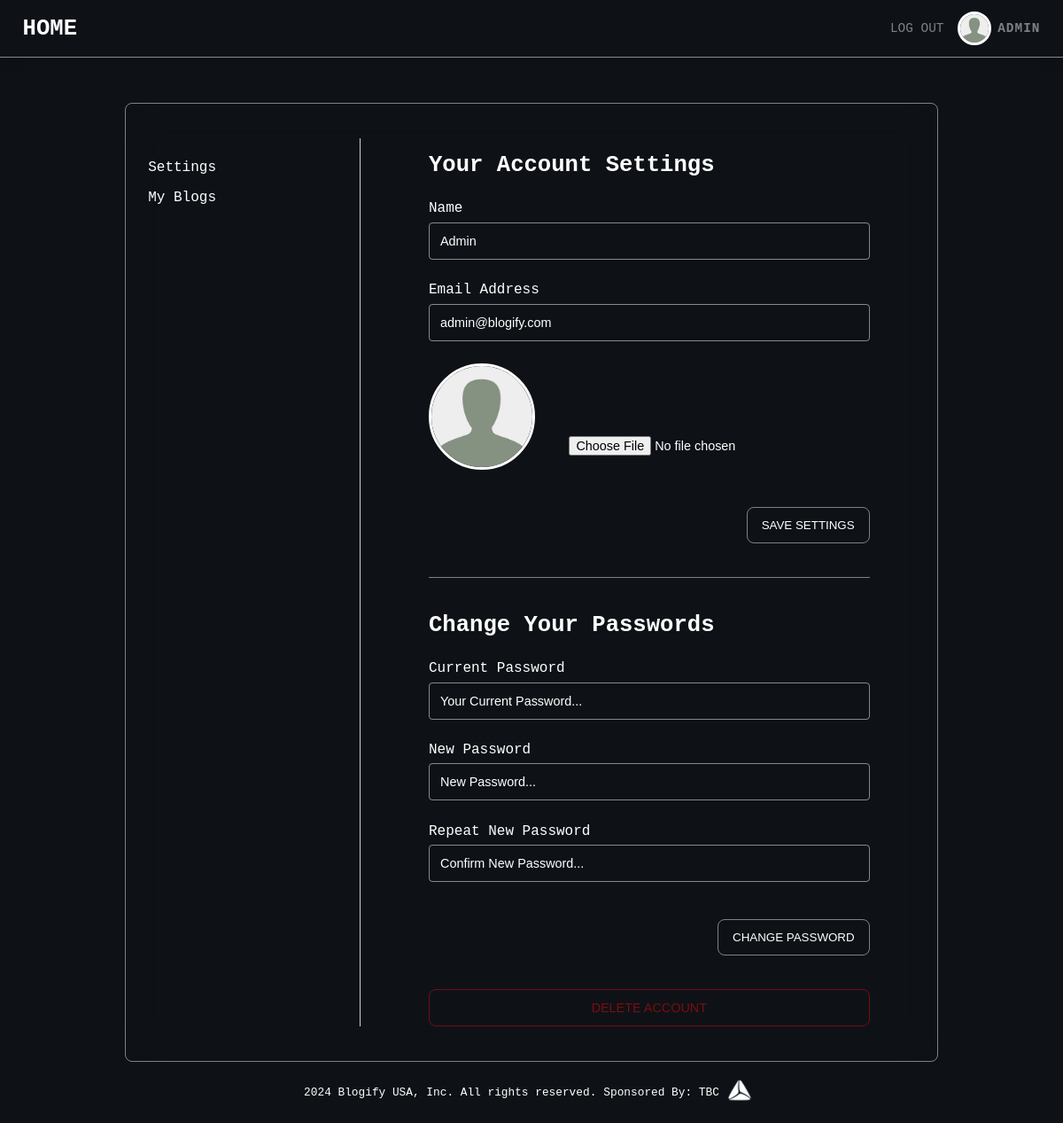
The app's page /me (signed in), older data.
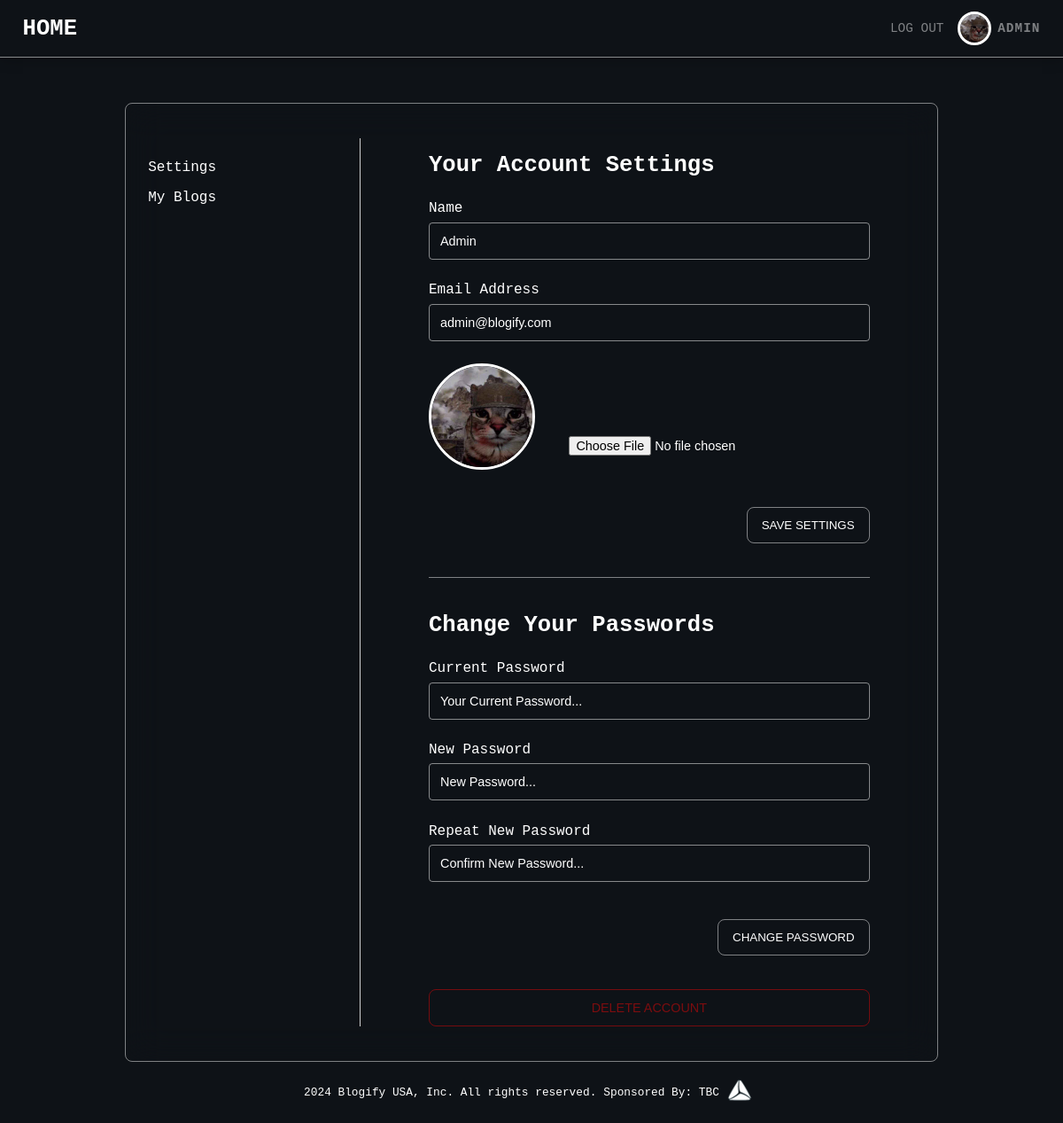
The same page, newer data.
### models.py (models this page shows, shortened)
class User(db.Model, UserMixin):
    id = db.Column(db.Integer, primary_key=True)
    name = db.Column(db.String, nullable=False)
    email = db.Column(db.String, nullable=False, unique=True)
    password = db.Column(db.String, nullable=False)
    image = db.Column(db.String, nullable=False)
    role = db.Column(db.String, nullable=False, default="user")

### routes.py (the view)
@app.route("/me")
@login_required
def renderUser():
    update_form = UpdateUserForm()
    password_form = ChangePasswordForm()
    return render_template(
        "profile.html",
        title="Profile",
        form1=update_form,
        form2=password_form,
    )

### forms.py (shortened to what this page needs)
class UpdateUserForm(FlaskForm):
    name = StringField("Updated Name")
    email = EmailField("Updated Email")
    image = FileField(
        "Update Image", validators=[FileAllowed(["jpg", "png", "jpeg", "webp"])]
    )
    submit = SubmitField("SAVE SETTINGS")

class ChangePasswordForm(FlaskForm):
    current_password = PasswordField(
        "Your Current Password...",
        validators=[DataRequired("Current Password is necessary to change password!")],
    )
    new_password = PasswordField(
        "New Password...",
        validators=[DataRequired("New Password is necessary to change password!")],
    )
    confirm_password = PasswordField(
        "Confirm New Password...",
        validators=[
            DataRequired("Confirming the Password is necessary to change password!"),
            EqualTo("new_password", "Passwords are not the same!"),
        ],
    )
    submit = SubmitField("CHANGE PASSWORD")

### models.py (called while the page is built)
@login_manager.user_loader
def load_user(user_id):
    return User.query.get(user_id)

### templates/profile.html (shortened to what this page needs)
{% extends "base.html" %} {% block content %}
<main class="profile">
	<div class="profile__container">
		<aside class="profile__sidebar">
			<p class="profile__link">
				<a href="#">Settings</a>
			</p>
			<p class="profile__link">
				<a href="/my_blogs">My Blogs</a>
			</p>
		</aside>
		<section class="profile__content">
			<div class="profile__account">
				<h2 class="heading-secondary profile__heading">Your Account Settings</h2>
				<form
					class="profile__form profile__form-update"
					method="POST"
					action="/user/update_me"
					enctype="multipart/form-data"
				>
					<div class="profile__form-box">
						<label class="profile__form-name" for="name">Name</label>
						{{form1.name(class="profile__form-field", value=current_user.name)}}
					</div>
					<div class="profile__form-box">
						<label class="profile__form-name" for="email">Email Address</label>
						{{form1.email(class="profile__form-field", value=current_user.email )}}
					</div>
					<div class="profile__form-container">
						<div class="profile__form-image">
							<img
								src="/static/images/users/{{current_user.image}}"
								alt="Profile Picture of the User"
								class="profile__image"
							/>
						</div>
						{{form1.image(class="profile__form-picture")}}
					</div>
					{{form1.submit(class="profile__save btn--save")}}
				</form>
			</div>
			<div class="profile__change-password">
				<h2 class="heading-secondary profile__heading">Change Your Passwords</h2>
				<form class="profile__form profile__form-password" method="POST" action="/user/change_password">
					<div class="profile__form-box">
						<label class="profile__form-name" for="password">Current Password</label>
						{{form2.current_password(class="profile__form-field",
						placeholder=form2.current_password.label.text ) }}
					</div>
					<div class="profile__form-box">
						<label class="profile__form-name" for="new-password">New Password</label>
						{{form2.new_password(class="profile__form-field", placeholder=form2.new_password.label.text ) }}
					</div>
					<div class="profile__form-box">
						<label class="profile__form-name" for="new-password-confirm">Repeat New Password</label>
						{{form2.confirm_password(class="profile__form-field",
						placeholder=form2.confirm_password.label.text ) }}
					</div>
					{{form2.submit(class="profile__save btn--save")}}
				</form>
			</div>
			<button class="btn btn--delete-acc">
				<a href="/user/delete_me">DELETE ACCOUNT</a>
			</button>
		</section>
	</div>
</main>
{% endblock %}

### templates/base.html (shortened to what this page needs)
<!DOCTYPE html>
<html lang="en">
	<head>
		<link rel="stylesheet" href="/static/css/style.css" />
	</head>
	<body>
		{% include "_header.html"%} {% block content %} {% endblock %} {% include "_footer.html" %}
	</body>
</html>

### templates/_header.html
<header class="header">
	<h2 class="heading-secondary header__logo"><a href="/">HOME</a></h2>
	{% if current_user.is_authenticated %}
	<div class="header__user">
		<div class="header__user-logout">
			<a class="header__user-logout-link" href="/user/logout">Log Out</a>
		</div>
		<div class="header__user-img">
			<a class="header__user-link" href="/me">
				<img src="/static/images/users/{{current_user.image}}" alt="Image of the User" />
			</a>
		</div>
		<div class="header__user-content">
			<p class="header__user-name">{{current_user.name.split(' ')[0].upper()}}</p>
		</div>
	</div>
	{% else %}
	<div class="header__options">
		<a href="/login" class="btn-login">Log In</a>
		<a href="/signup" class="btn-signup">Sign Up</a>
	</div>
	{% endif %}
</header>

### templates/_footer.html
<footer class="footer">
	<p>2024 Blogify USA, Inc. All rights reserved.</p>
	<div class="footer__image">
		Sponsored By: TBC
		<img class="footer__icon" src="/static/images/tbc_logo.png" alt="Logo of the TBC Bank" />
	</div>
</footer>

### static/css/style.css (style rules this page uses)
*, *::before, *::after { margin: 0; padding: 0; box-sizing: inherit; }
html { font-size: 62.5%; }
@media only screen and (max-width: 1200px) { html { font-size: 50%; } }
body { box-sizing: border-box; font-size: 1.6rem; font-family: monospace; overflow-x: hidden; background-color: #0e1217; width: 100%; }
a { text-decoration: none; }
.heading-secondary { color: #ffffff; font-size: 3.2rem; }
.header { display: flex; align-items: center; justify-content: space-between; width: 100%; box-shadow: 0 0 2rem rgba(0, 0, 0, 0.3); padding: 2rem 3.2rem; background-color: transparent; border-bottom: 1px solid rgba(255, 255, 255, 0.5); }
.header__logo a { color: inherit; transition: all 0.3s; }
.header__user { display: flex; align-items: center; gap: 1.3rem; }
.header__user-img { width: 4rem; height: 4rem; border-radius: 50%; outline: 3px solid #ffffff; overflow: hidden; transition: all 0.3s; }
.header__user-img img { width: 100%; height: 100%; }
.header__user-content { color: rgba(255, 255, 255, 0.47); font-size: 1.8rem; font-weight: 600; letter-spacing: 1px; }
.header__user-logout { margin-right: 1rem; transition: all 0.3s; }
.header__user-logout-link { font-size: 1.8rem; text-transform: uppercase; color: rgba(255, 255, 255, 0.47); }
.footer { display: flex; justify-content: center; align-items: center; background-color: transparent; gap: 1rem; width: 100%; padding: 1.5rem 3rem; color: #ffffff; text-align: center; }
.footer__image { display: flex; align-items: center; }
.btn { width: 100%; border: none; cursor: pointer; }
.btn--save { padding: 1.5rem 2rem; color: #ffffff; border: 1px solid rgba(255, 255, 255, 0.47); border-radius: 1rem; background-color: transparent; transition: all 0.3s; }
.btn--delete-acc { padding: 1.5rem 2rem; background-color: transparent; backdrop-filter: blur(1rem); border: 1px solid rgba(234, 8, 8, 0.47); border-radius: 1rem; font-size: 1.8rem; font-weight: 500; transition: all 0.3s; color: rgba(234, 8, 8, 0.9803921569); }
.btn--delete-acc a { color: rgba(234, 8, 8, 0.5); }
.profile { min-height: 100vh; margin-top: 6.4rem; display: flex; justify-content: center; }
.profile__container { backdrop-filter: blur(2.5rem); border: 1px solid rgba(255, 255, 255, 0.47); border-radius: 1rem; display: grid; grid-template-columns: 30rem 75rem; gap: 3.2rem; padding: 4.8rem 3.2rem; }
.profile__sidebar { width: 100%; border-right: 1px solid rgba(255, 255, 255, 0.8); padding: 2rem 0 3.2rem 0; display: flex; flex-direction: column; }
.profile__account { border-bottom: 1px solid rgba(255, 255, 255, 0.47); display: flex; flex-direction: column; }
.profile__change-password { margin-top: 4.8rem; }
.profile__heading { margin: 2rem 0 3.2rem 0; color: #ffffff; }
.profile__link { width: 100%; padding: 1rem 0; font-size: 2rem; color: #ffffff; }
.profile__link a { color: #ffffff; font-size: inherit; }
.profile__content { width: 100%; padding: 0 6.4rem; }
.profile__form { display: flex; flex-direction: column; gap: 3.2rem; }
.profile__form-box { width: 100%; display: flex; flex-direction: column; gap: 0.8rem; }
.profile__form-name { color: #ffffff; font-size: 2rem; }
.profile__form-field { width: 100%; border-radius: 0.5rem; background-color: transparent; border: 1px solid rgba(255, 255, 255, 0.5); color: #ffffff; padding: 1.5rem; font-size: 1.8rem; }
.profile__form-field::placeholder { color: #ffffff; }
.profile__form-container { display: flex; gap: 4.8rem; }
.profile__form-image { width: 15rem; height: 15rem; object-fit: cover; object-position: center; }
.profile__form-picture { align-self: flex-end; font-size: 1.8rem; color: #ffffff; margin-bottom: 2rem; }
.profile__image { width: 100%; height: 100%; border: 3px solid #ffffff; border-radius: 50%; object-fit: cover; object-position: center; }
.profile__save { align-self: flex-end; margin: 2rem 0 4.8rem 0; }

Row changes from the older to the newer data that the page shows:
changed User "ADMIN": image: picture added in place of a placeholder
